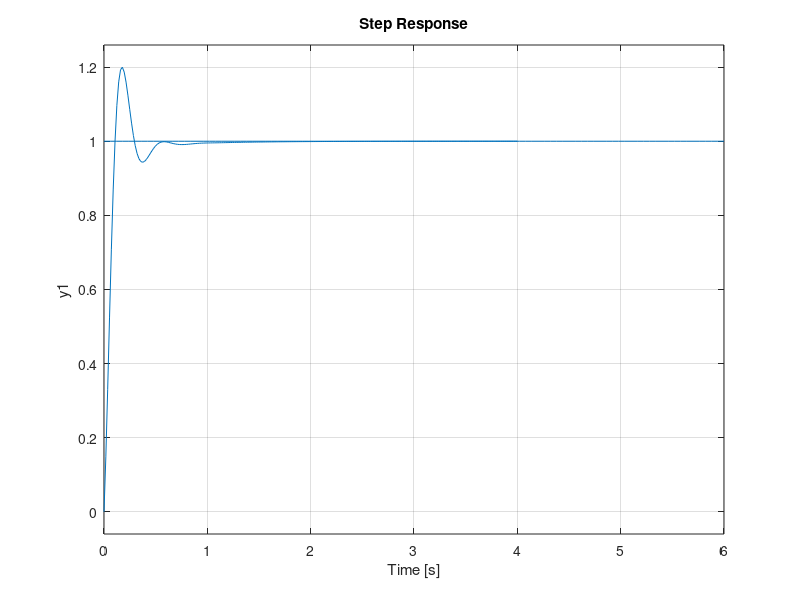

The MATLAB script that drew this image:
%sistema compensado con PID
clc;
clear all;
numGcG=6.8632*poly([-8 -44.8086 -1.7]);
denGcG=poly([-3 -6 -10 0]);
GcG=tf(numGcG,denGcG)
%rlocus(GcG)
%sgrid(0.456,17.6497)
%axis([-10 1 -1 10])
%pause
T=feedback(GcG,1)
step(T)
hold on
G1=[1 1];
T1=tf(G1,G1);
step(T1)
